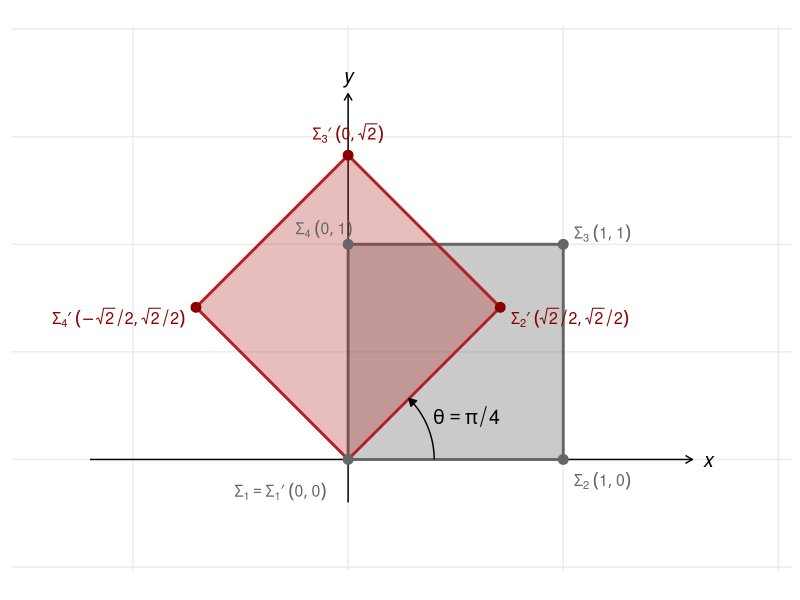

Here is the R script that generated this plot:
## ---- chunk 1
# Define entries of sigma_1 in row-wise order
entries <- c(4, 0, 2, 1,
             3, 1, 4, 2,
             2, 0, 1, 3)

# Construct 3x4 matrix using row-wise filling
A <- matrix(entries, nrow = 3, ncol = 4, byrow = TRUE)
A
## ---- chunk 2
class(A)
dim(A)
## ---- chunk 3
r1 <- A[1, , drop = FALSE]
r1
class(r1)
dim(r1)
## ---- chunk 4
c1 <- A[, 1, drop = FALSE]
c1
class(c1)
dim(c1)
## ---- chunk 5
# Define entries of sigma_1 in row-wise order
entries <- c(0, 1,
             1, 0)

# Construct 2x2 matrix using row-wise filling
sigma_1 <- matrix(entries, nrow = 2, byrow = TRUE)
sigma_1
## ---- chunk 6
# Use R's complex notation '1i' for the imaginary unit
entries <- c(0, 0-1i,
             0+1i, 0)

# Construct 2x2 matrix using row-wise filling
sigma_2 <- matrix(entries, nrow = 2, byrow = TRUE)
sigma_2
## ---- chunk 7
# Define entries of sigma_2 in row-wise order
entries <- c(1, 0, 
             0, -1)

sigma_3 <- matrix(entries, nrow = 2, byrow = TRUE)
sigma_3
## ---- chunk 8
# Define the matrix-valued function
R <- function(theta) {
  entries <- c(cos(theta), -sin(theta),
               sin(theta),  cos(theta))
  
  matrix(entries, nrow = 2, byrow = TRUE)
}

## ---- chunk 9
# Define the angle of 45 degrees (pi/4 in radians)
theta <- pi / 4   

# Use the function to construct the matrix
R(theta)
## ---- chunk 10
#| echo: false
#| warning: false
#| fig-align: center
#| label: fig-rotation
#| fig-cap: 'Planar rotation of the unit square by $R(\theta)$ around the origin $(0,0)$. At $\theta = \pi/4$, the square transforms into a diamond configuration: the pivot $\Sigma_1(0,0)$ remains invariant ($\Sigma_1 = \Sigma_1^\prime$), while the remaining vertices map to $\Sigma_2^\prime(\sqrt{2}/2, \sqrt{2}/2)$, the apex $\Sigma_3^\prime(0, \sqrt{2})$, and $\Sigma_4^\prime(-\sqrt{2}/2, \sqrt{2}/2)$.'

library(ggplot2)
library(dplyr)


rot_matrix <- R(theta)

# Define the unit square vertices
square_coords <- matrix(c(0,0, 1,0, 1,1, 0,1, 0,0), ncol = 2, byrow = TRUE)

# Apply rotation 
rotated_coords <- square_coords %*% t(rot_matrix)

# Data for polygons
plot_data <- data.frame(
  x = c(square_coords[,1], rotated_coords[,1]),
  y = c(square_coords[,2], rotated_coords[,2]),
  Shape = rep(c("Original", "Rotated"), each = 5)
)

# Data for the rotation arc
arc_data <- data.frame(
  x = 0.4 * cos(seq(0, theta, length.out = 50)),
  y = 0.4 * sin(seq(0, theta, length.out = 50))
)

# 7. ggplot Implementation
ggplot() +
  # --- AXIS ARROWS ---
  # X-axis arrow
  geom_segment(aes(x = -1.2, y = 0, xend = 1.6, yend = 0), 
               arrow = arrow(length = unit(0.2, "cm")), color = "black", size = 0.5) +
  # Y-axis arrow
  geom_segment(aes(x = 0, y = -0.2, xend = 0, yend = 1.7), 
               arrow = arrow(length = unit(0.2, "cm")), color = "black", size = 0.5) +
  # Axis labels
  annotate("text", x = 1.65, y = 0, label = "x", size = 5, fontface = "italic", hjust = 0) +
  annotate("text", x = 0, y = 1.75, label = "y", size = 5, fontface = "italic", vjust = 0) +

  # Draw the polygons
  geom_polygon(data = plot_data, aes(x = x, y = y, fill = Shape, color = Shape), alpha = 0.3, size = 1) +
  
  # --- THE STATIONARY ORIGIN ---
  # Sigma 1 = Sigma' 1: (0, 0)
  annotate("point", x = 0, y = 0, color = "gray40", size = 3) +
  annotate("text", x = -0.1, y = -0.15, 
           label = "Sigma[1] == Sigma[1]*minute ~ group('(', list(0, 0), ')')", 
           parse = TRUE, size = 4, color = "gray40", fontface = "bold", hjust = 1) +
  
  # --- ORIGINAL SQUARE CORNERS (Gray) ---
  # Sigma 2: (1, 0)
  annotate("point", x = 1, y = 0, color = "gray40", size = 3) +
  annotate("text", x = 1.05, y = -0.1, label = "Sigma[2] ~ group('(', list(1, 0), ')')", parse = TRUE, size = 4, color = "gray40", hjust = 0) +
  
  # Sigma 3: (1, 1)
  annotate("point", x = 1, y = 1, color = "gray40", size = 3) +
  annotate("text", x = 1.05, y = 1.05, label = "Sigma[3] ~ group('(', list(1, 1), ')')", parse = TRUE, size = 4, color = "gray40", hjust = 0) +
  
  # Sigma 4: (0, 1)
  annotate("point", x = 0, y = 1, color = "gray40", size = 3) +
  annotate("text", x = 0.02, y = 1.07, label = "Sigma[4] ~ group('(', list(0, 1), ')')", parse = TRUE, size = 4, color = "gray40", hjust = 1) +
  
  # --- ROTATED SQUARE CORNERS (Red) ---
  # Sigma' 2: (sqrt(2)/2, sqrt(2)/2)
  annotate("point", x = cos(theta), y = sin(theta), color = "darkred", size = 3) +
  annotate("text", x = cos(theta) + 0.05, y = sin(theta) - 0.05, 
           label = "Sigma[2]*minute ~ group('(', list(sqrt(2)/2, sqrt(2)/2), ')')", 
           parse = TRUE, size = 4, color = "darkred", fontface = "bold", hjust = 0) +
  
  # Sigma' 3: (0, sqrt(2))
  annotate("point", x = 0, y = sqrt(2), color = "darkred", size = 3) +
  annotate("text", x = 0, y = sqrt(2) + 0.1, 
           label = "Sigma[3]*minute ~ group('(', list(0, sqrt(2)), ')')", 
           parse = TRUE, size = 4, color = "darkred", fontface = "bold") +

  # Sigma' 4: (-sqrt(2)/2, sqrt(2)/2)
  annotate("point", x = -sin(theta), y = cos(theta), color = "darkred", size = 3) +
  annotate("text", x = -sin(theta) - 0.05, y = cos(theta) - 0.05, 
           label = "Sigma[4]*minute ~ group('(', list(-sqrt(2)/2, sqrt(2)/2), ')')", 
           parse = TRUE, size = 4, color = "darkred", fontface = "bold", hjust = 1) +
  
  # --- ANCILLARY ELEMENTS ---
  # CCW rotation arc and angle label
  geom_path(data = arc_data, aes(x = x, y = y), 
            arrow = arrow(length = unit(0.2, "cm"), type = "closed"), color = "black") +
  annotate("text", x = 0.55, y = 0.2, label = "theta == pi/4", parse = TRUE, size = 5) +
  
  # Plot setup
  coord_fixed(xlim = c(-1.4, 1.9), ylim = c(-0.4, 1.9)) +
  scale_fill_manual(values = c("gray30", "firebrick")) +
  scale_color_manual(values = c("gray40", "firebrick")) +
  theme_minimal() +
  theme(axis.title = element_blank(),
        axis.text = element_blank(), # Optional: hides the grid numbers if you only want arrows
        panel.grid.minor = element_blank(),
        legend.position = "none")

## ---- chunk 11
O <- matrix(0, nrow = 3, ncol = 4)
O
## ---- chunk 12
entries <- c(5, 1, 0,
             3, -1, 2,
             4, 0, -1)

A <- matrix(entries, nrow = 3, ncol = 3, byrow = TRUE)
A
## ---- chunk 13
# Main diagonal
diag(A)
## ---- chunk 14
# Trace
sum(diag(A))
## ---- chunk 15
entries <- c(4, -1, -5)

A <- diag(entries)
A
## ---- chunk 16
# Main diagonal and trace
diag(A)      
sum(diag(A))
## ---- chunk 17
# Define the entries for the upper matrix
entries_upper <- c(2, 3, -1, 
                   0, 5,  4, 
                   0, 0,  7)

# Create the upper matrix
A_upper <- matrix(entries_upper, nrow = 3, byrow = TRUE)
A_upper
## ---- chunk 18
# Define the entries for the lower matrix
entries_lower <- c(2, 0,  0, 
                   3, 5,  0, 
                  -1, 4,  7)


# Create the lower matrix
A_lower <- matrix(entries_lower, nrow = 3, byrow = TRUE)
A_lower
## ---- chunk 19
I <- diag(3)
I
## ---- chunk 20
# Define entries row-wise
entries <- c(13, -4, 2,
            -4, 11, -2,
             2, -2, 8)

# Create the symmetric matrix 
A <- matrix(entries, nrow = 3)
A
## ---- chunk 21
# Define entries row-wise
entries <- c( 0,  5, -2,
             -5,  0,  1,
              2, -1,  0)

# Create the antisymmetric matrix 
A <- matrix(entries, nrow = 3, byrow = TRUE)
A
